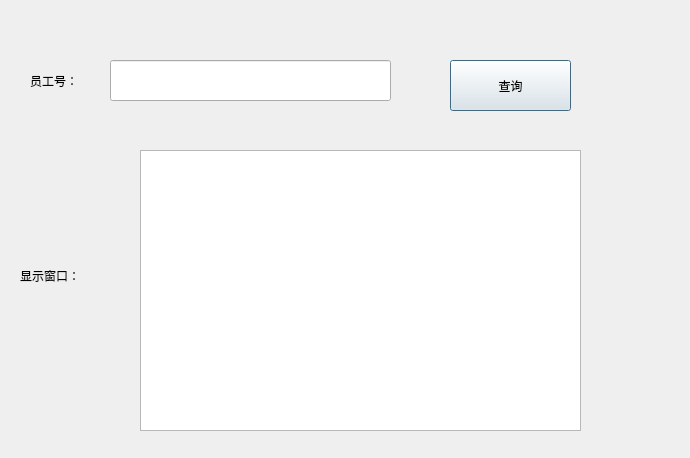
<?xml version="1.0" encoding="UTF-8"?>
<ui version="4.0">
 <class>Selectdialog</class>
 <widget class="QDialog" name="Selectdialog">
  <property name="geometry">
   <rect>
    <x>0</x>
    <y>0</y>
    <width>690</width>
    <height>458</height>
   </rect>
  </property>
  <property name="windowTitle">
   <string>Dialog</string>
  </property>
  <widget class="QTableWidget" name="demo">
   <property name="geometry">
    <rect>
     <x>140</x>
     <y>150</y>
     <width>441</width>
     <height>281</height>
    </rect>
   </property>
  </widget>
  <widget class="QPushButton" name="pushButton">
   <property name="geometry">
    <rect>
     <x>450</x>
     <y>60</y>
     <width>121</width>
     <height>51</height>
    </rect>
   </property>
   <property name="text">
    <string>查询</string>
   </property>
  </widget>
  <widget class="QLabel" name="label">
   <property name="geometry">
    <rect>
     <x>20</x>
     <y>250</y>
     <width>72</width>
     <height>51</height>
    </rect>
   </property>
   <property name="text">
    <string>显示窗口：</string>
   </property>
  </widget>
  <widget class="QLabel" name="label_2">
   <property name="geometry">
    <rect>
     <x>30</x>
     <y>60</y>
     <width>72</width>
     <height>41</height>
    </rect>
   </property>
   <property name="text">
    <string>员工号：</string>
   </property>
  </widget>
  <widget class="QLineEdit" name="num">
   <property name="geometry">
    <rect>
     <x>110</x>
     <y>60</y>
     <width>281</width>
     <height>41</height>
    </rect>
   </property>
  </widget>
 </widget>
 <resources/>
 <connections/>
</ui>
